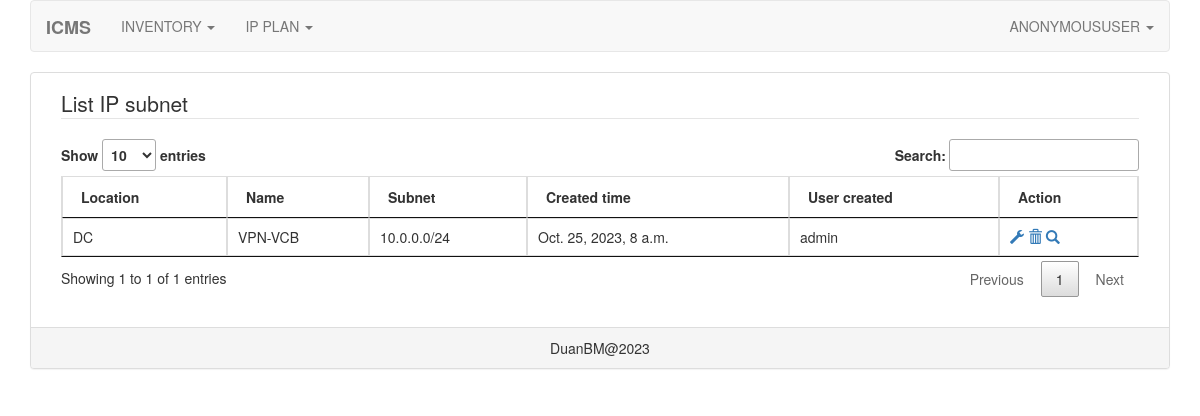
The page /ipplan/list-ip-subnet on the database as committed earlier.
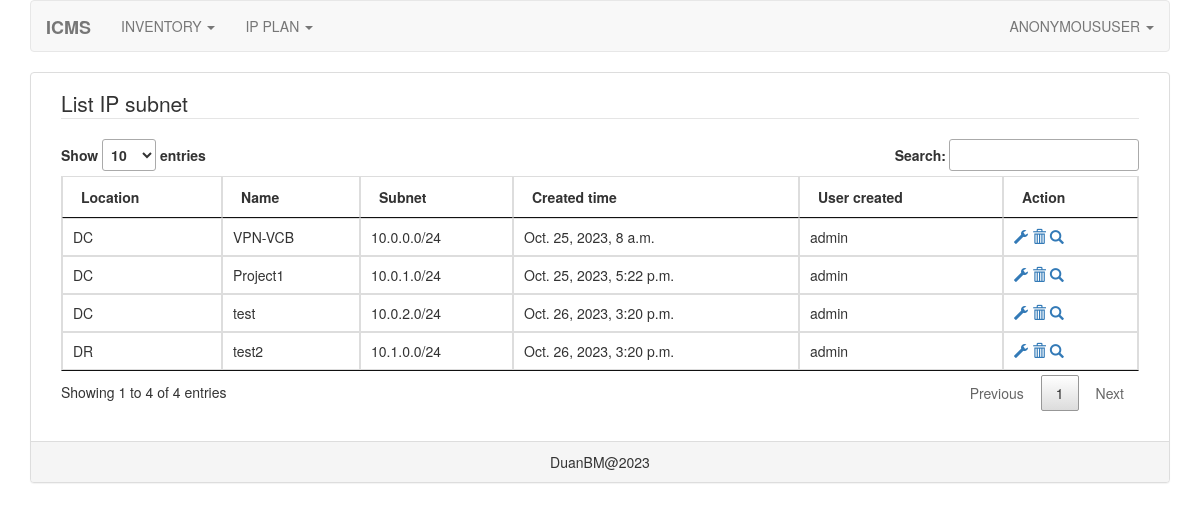
The same page on the database as committed later.
### ipplan/models.py (models this page shows, shortened)
class IpSubnet(models.Model):
    subnet = models.CharField(max_length=100, unique=True)
    name = models.CharField(max_length=100)
    location = models.ForeignKey('IpLocation', on_delete=models.CASCADE)
    description = models.CharField(max_length=1000)
    created_time = models.DateTimeField(auto_now=True)
    user_created = models.CharField(max_length=100)

class IpLocation(models.Model):
    location = models.CharField(max_length=100)
    regoin = models.ForeignKey('IpRegoin', on_delete=models.CASCADE)
    description = models.CharField(max_length=200)
    created_time = models.DateTimeField(auto_now=True)
    user_created = models.CharField(max_length=100)
    def __str__(self):
        return self.location

### ipplan/views.py (the view)
# urls.py: path('list-ip-subnet', IpSubnetListView.as_view()),
class IpSubnetListView(ListView):
    model = IpSubnet
    context_object_name = 'subnets'
    template_name = "list_ip_subnet.html"

### ipplan/templates/list_ip_subnet.html (shortened to what this page needs)
{% extends 'base.html' %}
{% block content %}
<div class="col-xs-12 col-sm-12 col-md-12 col-lg-12">
    <div class="form-group">
        <legend>List IP subnet</legend>
    </div>
    <div class="form-group">
        <div class="table-responsive">
            <table class="table table-hover table-bordered" id="list-ip-subnet-table">
                <thead>
                        <th>Location</th>
                        <th>Name</th>
                        <th>Subnet</th>
                        <th>Created time</th>
                        <th>User created</th>
                        <th>Action</th>
                </thead>
                <tbody>
                    {% for obj in subnets %}
                    <tr>
                        <td>{{ obj.location }}</td>
                        <td>{{ obj.name }}</td>
                        <td>{{ obj.subnet }}</td>
                        <td>{{ obj.created_time }}</td>
                        <td>{{ obj.user_created }}</td>
                        <td>
                            <a href="/ipplan/update-ip-subnet/{{obj.id}}"><span class="glyphicon glyphicon-wrench" aria-hidden="true"></span></a>
                            <a data-toggle="modal" href='#delete-ip-subnet-modal' id="{{ obj.id }}"><span class="glyphicon glyphicon-trash" aria-hidden="true"></span></a>
                            <a href="/ipplan/list-ip/{{ obj.id }}"><span class="glyphicon glyphicon-search" aria-hidden="true"></span></a>
                        </td>
                    </tr>
                    {% endfor %}
                </tbody>
            </table>
        </div>
    </div>
</div>
{% endblock content %}
{% block css %}
<link rel="stylesheet" href="/static/core/css/jquery-datatable.css">
{% endblock css %}

### core/templates/base.html (shortened to what this page needs)
<!DOCTYPE html>
<html lang="vi">
  <head>
    <link rel="stylesheet" href="/static/core/css/bootstrap.min.css">
    <link rel="stylesheet" href="/static/core/css/core.css">
    {% block css %}{% endblock css %}
  </head>
  <body>
    <div class="container">
      <div class="main-nav">
        <nav class="navbar navbar-default" role="navigation">
          <div class="navbar-header">
            <a class="navbar-brand" href="/"><strong>ICMS</strong></a>
          </div>
          <div class="collapse navbar-collapse navbar-ex1-collapse">
            <ul class="nav navbar-nav">
              <li class="dropdown">
                <a href="#" class="dropdown-toggle" data-toggle="dropdown"
                  role="button" aria-haspopup="true" aria-expanded="false">INVENTORY
                  <span class="caret"></span></a>
              </li>
              <li class="dropdown">
                <a href="#" class="dropdown-toggle" data-toggle="dropdown"
                  role="button" aria-haspopup="true" aria-expanded="false">IP PLAN
                  <span class="caret"></span></a>
              </li>
            </ul>
            <ul class="nav navbar-nav navbar-right">
              <li class="dropdown">
                <a href="#" class="dropdown-toggle" data-toggle="dropdown">{{ request.user| upper }} <b class="caret"></b></a>
              </li>
            </ul>
          </div>
        </nav>
      </div>
      <div class="panel panel-default">
        <div class="panel-body">{% block content %} {% endblock content %}</div>
        <div class="panel-footer"><center>DuanBM@2023</center></div>
      </div>
    </div>
  </body>
</html>

Rows that differ between the two databases and show on the page:
added IpSubnet: location "DC", name "Project1", subnet "10.0.1.0/24", created_time "Oct. 25, 2023, 5:22 p.m.", user_created "admin"
added IpSubnet: location "DC", name "test", subnet "10.0.2.0/24", created_time "Oct. 26, 2023, 3:20 p.m.", user_created "admin"
added IpSubnet: location "DR", name "test2", subnet "10.1.0.0/24", created_time "Oct. 26, 2023, 3:20 p.m.", user_created "admin"
Other text that changed with them:
text written by a page script: "Show entries Search: Showing 1 to 1 of 1 entries Previous 1 Next" → "Show entries Search: Showing 1 to 4 of 4 entries Previous 1 Next"
